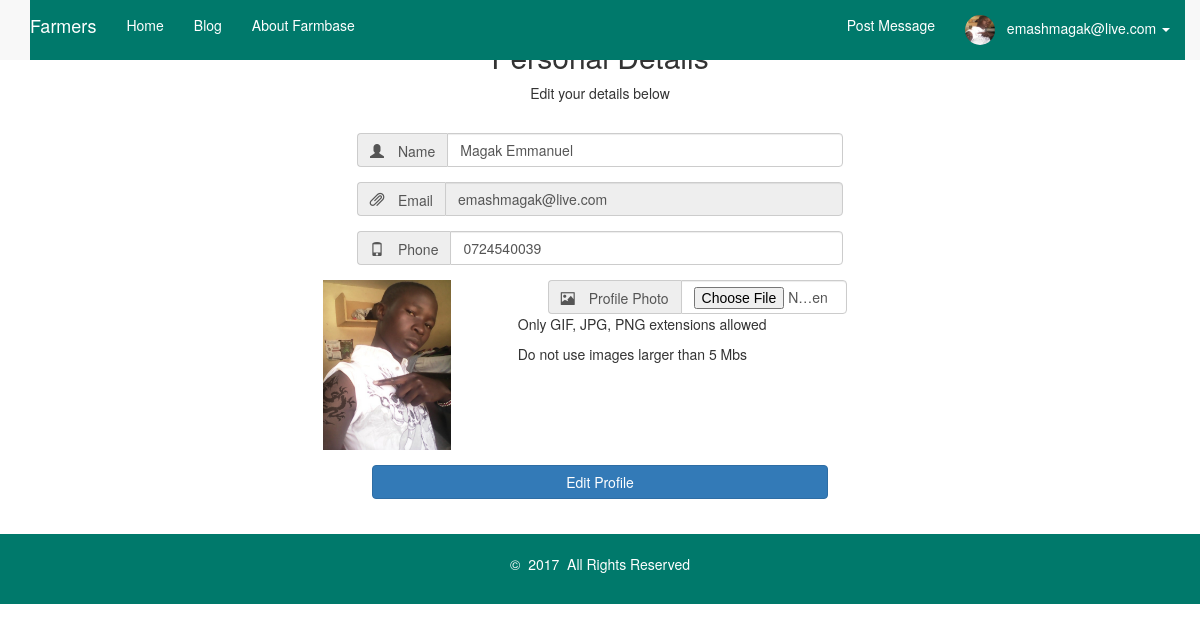
/consultants/consultant_profile.php (signed in), run on the app's committed database.
### tables this page shows
CREATE TABLE IF NOT EXISTS `tbl_consultants` (
`ID` int(11) NOT NULL,
  `name` varchar(100) NOT NULL,
  `email` varchar(100) NOT NULL,
  `phone` varchar(100) NOT NULL,
  `photo` varchar(100) NOT NULL,
  `pass` varchar(500) NOT NULL
);

### consultants/class.consultant.php (called while the page is built, shortened)
<?php
class CONSULTANT
{
	private $conn;
	public function __construct()
	{
		$database = new Database();
		$db = $database->dbConnection();
		$this->conn = $db;
    }
	public function runQuery($sql)
	{
		$stmt = $this->conn->prepare($sql);
		return $stmt;
	}
}

### consultants/consultant_profile.php (the view, shortened to what this page needs)
<?php
require_once 'class.consultant.php';
$consultant_profile = new CONSULTANT();
$stmt = $consultant_profile->runQuery("SELECT * FROM tbl_consultants WHERE email=:email_id");
$stmt->execute(array(":email_id"=>$_SESSION['consultantSession']));
$row = $stmt->fetch(PDO::FETCH_ASSOC);
?>
<!DOCTYPE html>
<html>
	<head>
		<link href="#SSS" rel="stylesheet" type="text/css" />
		 <link href="../css/style.css" rel="stylesheet">
		<link href="../css/bootstrap.min.css" rel="stylesheet" type="text/css" />
		 <link href="../font/css/font-awesome.css" rel="stylesheet" />
	</head>
	<body>
	<section>
		<nav class="navbar navbar-default navbar-fixed-top">
      <div class="container">
        <div class="navbar-header">
          <a class="navbar-brand" href="../index">Farmers</a>
        </div>
        <div id="navbar" class="navbar-collapse collapse">
          <ul class="nav navbar-nav">
            <li ><a href="home">Home</a></li>
            <li><a href="#">Blog</a></li>
            <li><a href="../about">About Farmbase</a></li>
          </ul>
          <ul class="nav navbar-nav navbar-right">
        <li ><a href="home"><span class="glyphicon glyphicon"></span>&nbsp;Post Message</a></li>
   <li class="dropdown">
              <a href="#" class="dropdown-toggle" data-toggle="dropdown" role="button" aria-haspopup="true" aria-expanded="false">
                <?php
          if(isset($pic)){
            echo $pic;
          } else { ?>
          <img class="img-circle " src="consult_images/<?php echo $row['photo']; ?>"  style=" padding:0px;"  height=50px />
        <?php
        }?>
        <span class=""></span>&nbsp; <?php echo $row['email']; ?>&nbsp;<span class="caret"></span></a>
            </li>
          </ul>
        </div>
      </div>
    </nav>
   	 <div class="col-lg-2 col-lg-offset-5">
		    <br style="margin: 30px;">
	     </div>
      <div class="container">
          <div class="row">
            <div class=" col-md-8 col-md-offset-2 row text-center">
                <h2 class="title ">Personal Details</h2>
                <p> Edit your details below</p>
              </div>
              <div class="col-lg-2 col-lg-offset-5">
        <br style="margin: 30px;">
       </div>
          </div>
          <div class="col-md-10 col-md-offset-1">
            <form method="post" enctype="multipart/form-data">
                <div class="form-group col-md-8 col-md-offset-2">
                     <div class="input-group col-md-10 col-md-offset-1 ">
                        <span class="input-group-addon"><i class="glyphicon glyphicon-user">&nbsp;</i>Name</span>
                        <input type="text" name="name" class="form-control " value="<?php echo $row['name']; ?>"  required />
                    </div>
                </div>
                <div class="form-group col-md-8 col-md-offset-2">
                     <div class="input-group col-md-10 col-md-offset-1 ">
                        <span class="input-group-addon"><i class="glyphicon glyphicon-paperclip">&nbsp;</i>Email</span>
                        <input type="email" name="email" class="form-control " value="<?php echo $row['email']; ?>"  readonly />
                    </div>
                </div>
                <div class="form-group col-md-8 col-md-offset-2">
                     <div class="input-group col-md-10 col-md-offset-1 ">
                        <span class="input-group-addon"><i class="glyphicon glyphicon-phone">&nbsp;</i>Phone</span>
                        <input type="text" name="phone" class="form-control " value="<?php echo $row['phone']; ?>"  required />
                    </div>
                </div>
                <div class="form-group col-md-8 col-md-offset-2">
                  <div class="col-md-4 col-sm-4  ">
                    <?php if(isset($pic1)){ echo $pic1; } else { ?>
                      <img class=" " src="consult_images/<?php echo $row['photo']; ?>"  style=" padding:0px;"  height=170px />
                    <?php } ?>
                  </div>
                  <div class="col-md-8 col-sm-8">
                     <div class="input-group col-md-10 col-md-offset-1 ">
                        <span class="input-group-addon"><i class="glyphicon glyphicon-picture">&nbsp;</i>Profile Photo</span>
                        <input type="file" name="photo" class="form-control " value="<?php echo $row['photo']; ?>" accept="image/*"  />
                    </div>
                      <p>Only GIF, JPG, PNG extensions  allowed</p>
                        <p> Do not use images larger than 5 Mbs </p>
                  </div>
                </div>
                <div class="form-group col-md-8 col-md-offset-2">
                  <div class=" col-md-10 col-md-offset-1 ">
                    <input class="btn btn-primary  btn-block" value="Edit Profile" name="btn-edit" type="submit"/><br>
                  </div>
               </div>
            </form>
          </div>
      </div>
  <footer>
      <div class="col-md-12">
        <div class="col-md-6 col-md-offset-3 text-center">
          <p>&copy; &nbsp;<?php echo date('Y'); ?> &nbsp;All Rights Reserved </p>
        </div>
      </div>
    </footer>
  </body>
</html>

### css/style.css (style rules this page uses)
html , body { font-family: sans-serif; }
.navbar-fixed-top, #navbar, #myTab { background-color:#00796b; border: none!important; padding:0; }
.dropdown-toggle { background-color:#00796b !important; }
.nav li a, .navbar-brand { color: #fff!important; }
.dropdown-toggle img { width: 30px!important; height: 30px!important; padding: 0px!important; }
footer .col-md-12 { color: #fff; padding: 20px; width: 100%; background-color: #00796b!important; }

### data on the page
tbl_consultants: photo (picture), email "emashmagak@live.com", name "Magak Emmanuel", phone "0724540039"
